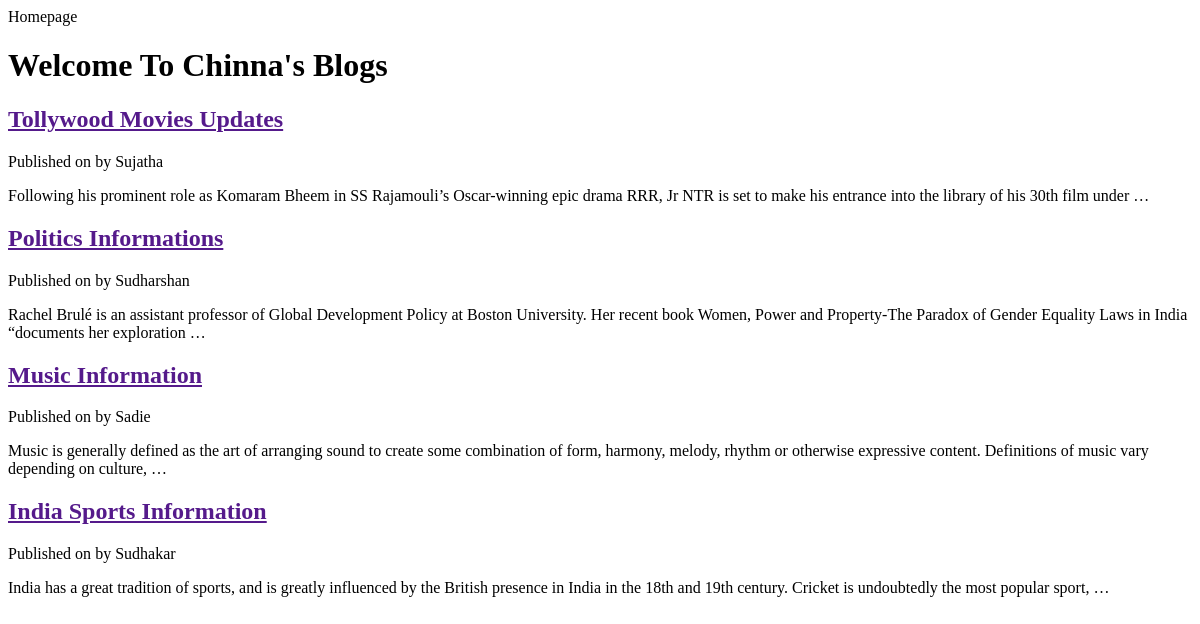
The page /listview/ on the database as committed earlier.
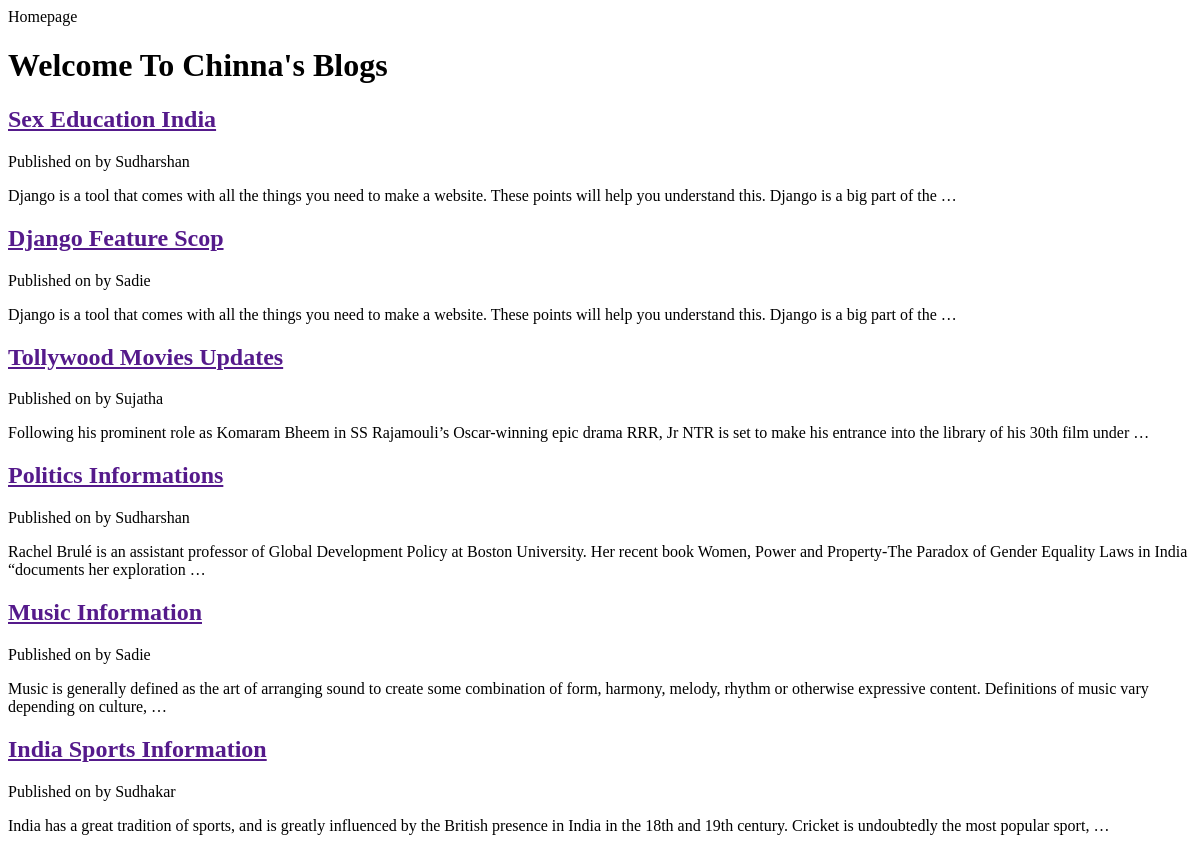
The same page on the database as committed later.
### mediumapp/models.py (models this page shows, shortened)
class Post(models.Model):
    STATUS_CHOICES=(('draft','Draft'),('published','Published'))
    title=models.CharField(max_length=255)
    slug=models.SlugField(max_length=255,unique_for_date='publish')
    author=models.ForeignKey(User,related_name='mediumapp_posts',on_delete=models.PROTECT)
    body=models.TextField()
    publish=models.DateTimeField(default=timezone.now)
    created=models.DateTimeField(auto_now_add=True)
    updated=models.DateTimeField(auto_now=True)
    status=models.CharField(max_length=10,choices=STATUS_CHOICES,default='draft')
    class Meta:
        ordering = ('-publish',)

### mediumapp/views.py (the view)
# urls.py: path('listview/',views.post_list),
def post_list(request):
    posts = Post.objects.all()
    paginator = Paginator(posts, 6)
    page_number = request.GET.get('page')
    try:
        post_list = paginator.page(page_number)
    except PageNotAnInteger:
        post_list = paginator.page(1)
    except EmptyPage:
        post_list = paginator.page(paginator.num_pages)
    return render(request, 'mediumapp/listview.html', {'posts': post_list})

### mediumapp/templates/mediumapp/listview.html (shortened to what this page needs)
{% load static %}
    {% block content %}
        <h1>Welcome To Chinna's Blogs</h1>
        {% for post in posts %}
            <a href=""><h2>{{post.title}}</h2></a>
            <p id="data">Published on {{post.Publish}} by {{post.author|title}}</p>
            {{post.body|truncatewords:30|linebreaks}}
        {% endfor %}
    {% endblock %}

Rows that differ between the two databases and show on the page:
added Post: title "Sex Education India", author "Sudharshan", body "Django is a tool that comes with all the things you need to make a website. These points will help you understand this. Django is a big part of the …"
added Post: title "Django Feature Scop", author "Sadie", body "Django is a tool that comes with all the things you need to make a website. These points will help you understand this. Django is a big part of the …"
